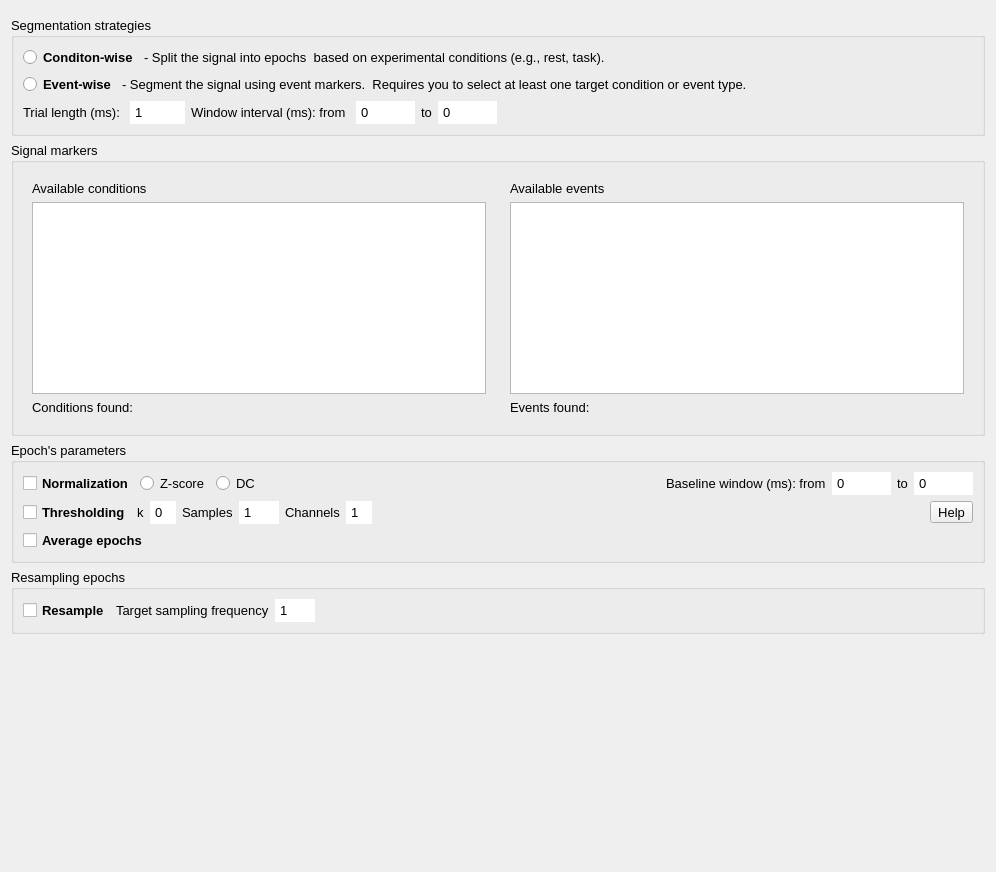
<?xml version="1.0" encoding="UTF-8"?>
<ui version="4.0">
 <class>Form</class>
 <widget class="QWidget" name="Form">
  <property name="geometry">
   <rect>
    <x>0</x>
    <y>0</y>
    <width>996</width>
    <height>872</height>
   </rect>
  </property>
  <property name="windowTitle">
   <string>Form</string>
  </property>
  <layout class="QVBoxLayout" name="verticalLayout_2">
   <item>
    <widget class="QFrame" name="topContentWidget">
     <property name="frameShape">
      <enum>QFrame::StyledPanel</enum>
     </property>
     <property name="frameShadow">
      <enum>QFrame::Raised</enum>
     </property>
    </widget>
   </item>
   <item>
    <widget class="QGroupBox" name="segmentation_properties">
     <property name="font">
      <font>
       <pointsize>10</pointsize>
      </font>
     </property>
     <property name="title">
      <string>Segmentation strategies</string>
     </property>
     <layout class="QVBoxLayout" name="verticalLayout">
      <item>
       <layout class="QVBoxLayout" name="verticalLayout_5">
        <item>
         <layout class="QHBoxLayout" name="horizontalLayout_9">
          <item>
           <widget class="QRadioButton" name="conditionRButton">
            <property name="font">
             <font>
              <weight>75</weight>
              <bold>true</bold>
             </font>
            </property>
            <property name="text">
             <string>Conditon-wise</string>
            </property>
           </widget>
          </item>
          <item>
           <widget class="QLabel" name="label_2">
            <property name="text">
             <string>- Split the signal into epochs  based on experimental conditions (e.g., rest, task).</string>
            </property>
           </widget>
          </item>
          <item>
           <spacer name="horizontalSpacer">
            <property name="orientation">
             <enum>Qt::Horizontal</enum>
            </property>
            <property name="sizeHint" stdset="0">
             <size>
              <width>40</width>
              <height>20</height>
             </size>
            </property>
           </spacer>
          </item>
         </layout>
        </item>
        <item>
         <layout class="QHBoxLayout" name="horizontalLayout_6">
          <item>
           <widget class="QRadioButton" name="eventRButton">
            <property name="font">
             <font>
              <weight>75</weight>
              <bold>true</bold>
             </font>
            </property>
            <property name="text">
             <string>Event-wise</string>
            </property>
           </widget>
          </item>
          <item>
           <widget class="QLabel" name="label">
            <property name="text">
             <string>- Segment the signal using event markers.  Requires you to select at least one target condition or event type.</string>
            </property>
           </widget>
          </item>
          <item>
           <spacer name="horizontalSpacer_6">
            <property name="orientation">
             <enum>Qt::Horizontal</enum>
            </property>
            <property name="sizeHint" stdset="0">
             <size>
              <width>40</width>
              <height>20</height>
             </size>
            </property>
           </spacer>
          </item>
         </layout>
        </item>
       </layout>
      </item>
      <item>
       <layout class="QHBoxLayout" name="trials">
        <item>
         <widget class="QLabel" name="trialLabel">
          <property name="toolTip">
           <string>Epochs length in samples</string>
          </property>
          <property name="text">
           <string>Trial length (ms): </string>
          </property>
         </widget>
        </item>
        <item>
         <widget class="QSpinBox" name="trialBox">
          <property name="font">
           <font>
            <kerning>true</kerning>
           </font>
          </property>
          <property name="styleSheet">
           <string notr="true">QSpinBox::up-button, QSpinBox::down-button {
    width: 0;
    height: 0;
    border: none;
}
</string>
          </property>
          <property name="inputMethodHints">
           <set>Qt::ImhDigitsOnly</set>
          </property>
          <property name="frame">
           <bool>false</bool>
          </property>
          <property name="keyboardTracking">
           <bool>true</bool>
          </property>
          <property name="minimum">
           <number>1</number>
          </property>
          <property name="maximum">
           <number>100000</number>
          </property>
          <property name="singleStep">
           <number>100</number>
          </property>
         </widget>
        </item>
        <item>
         <widget class="QLabel" name="winLabel_1">
          <property name="toolTip">
           <string>Temporal window in ms of the epoch. For example, w_epoch_t = [0, 1000] takes the epoch form 0 ms to 1000 ms after each onset (0 ms represents the onset).</string>
          </property>
          <property name="text">
           <string>Window interval (ms): from </string>
          </property>
         </widget>
        </item>
        <item>
         <widget class="QSpinBox" name="winBox_1">
          <property name="font">
           <font>
            <kerning>true</kerning>
           </font>
          </property>
          <property name="styleSheet">
           <string notr="true">QSpinBox::up-button, QSpinBox::down-button {
    width: 0;
    height: 0;
    border: none;
}
</string>
          </property>
          <property name="frame">
           <bool>true</bool>
          </property>
          <property name="minimum">
           <number>-100000</number>
          </property>
          <property name="maximum">
           <number>100000</number>
          </property>
          <property name="singleStep">
           <number>100</number>
          </property>
         </widget>
        </item>
        <item>
         <widget class="QLabel" name="winLabel_2">
          <property name="text">
           <string>to</string>
          </property>
         </widget>
        </item>
        <item>
         <widget class="QSpinBox" name="winBox_2">
          <property name="styleSheet">
           <string notr="true">QSpinBox::up-button, QSpinBox::down-button {
    width: 0;
    height: 0;
    border: none;
}
</string>
          </property>
          <property name="minimum">
           <number>-100000</number>
          </property>
          <property name="maximum">
           <number>100000</number>
          </property>
          <property name="singleStep">
           <number>100</number>
          </property>
         </widget>
        </item>
        <item>
         <spacer name="horizontalSpacer_2">
          <property name="orientation">
           <enum>Qt::Horizontal</enum>
          </property>
          <property name="sizeHint" stdset="0">
           <size>
            <width>40</width>
            <height>20</height>
           </size>
          </property>
         </spacer>
        </item>
       </layout>
      </item>
     </layout>
    </widget>
   </item>
   <item>
    <widget class="QGroupBox" name="signal_markers">
     <property name="font">
      <font>
       <pointsize>10</pointsize>
      </font>
     </property>
     <property name="title">
      <string>Signal markers</string>
     </property>
     <layout class="QHBoxLayout" name="horizontalLayout">
      <item>
       <layout class="QVBoxLayout" name="available_conditions">
        <item>
         <widget class="QWidget" name="conditionWidget" native="true">
          <layout class="QVBoxLayout" name="verticalLayout_3">
           <item>
            <widget class="QLabel" name="availableconditionsLabel">
             <property name="text">
              <string>Available conditions</string>
             </property>
            </widget>
           </item>
           <item>
            <widget class="QListView" name="conditionList"/>
           </item>
           <item>
            <widget class="QLabel" name="conditionLabel">
             <property name="sizePolicy">
              <sizepolicy hsizetype="Preferred" vsizetype="Preferred">
               <horstretch>0</horstretch>
               <verstretch>3</verstretch>
              </sizepolicy>
             </property>
             <property name="text">
              <string>Conditions found: </string>
             </property>
            </widget>
           </item>
          </layout>
         </widget>
        </item>
       </layout>
      </item>
      <item>
       <layout class="QVBoxLayout" name="available_events">
        <item>
         <widget class="QWidget" name="eventWidget" native="true">
          <layout class="QVBoxLayout" name="verticalLayout_4">
           <item>
            <widget class="QLabel" name="availableeventsLabel">
             <property name="text">
              <string>Available events</string>
             </property>
            </widget>
           </item>
           <item>
            <widget class="QListView" name="eventList"/>
           </item>
           <item>
            <widget class="QLabel" name="eventLabel">
             <property name="sizePolicy">
              <sizepolicy hsizetype="Preferred" vsizetype="Preferred">
               <horstretch>0</horstretch>
               <verstretch>3</verstretch>
              </sizepolicy>
             </property>
             <property name="text">
              <string>Events found: </string>
             </property>
            </widget>
           </item>
          </layout>
         </widget>
        </item>
       </layout>
      </item>
     </layout>
    </widget>
   </item>
   <item>
    <widget class="QGroupBox" name="groupBox_2">
     <property name="font">
      <font>
       <pointsize>10</pointsize>
      </font>
     </property>
     <property name="title">
      <string>Epoch's parameters</string>
     </property>
     <layout class="QVBoxLayout" name="verticalLayout_8">
      <item>
       <layout class="QHBoxLayout" name="horizontalLayout_5">
        <item>
         <widget class="QCheckBox" name="normCBox">
          <property name="font">
           <font>
            <weight>75</weight>
            <bold>true</bold>
           </font>
          </property>
          <property name="text">
           <string>Normalization</string>
          </property>
         </widget>
        </item>
        <item>
         <widget class="QRadioButton" name="zscoreRButton">
          <property name="text">
           <string>Z-score</string>
          </property>
         </widget>
        </item>
        <item>
         <widget class="QRadioButton" name="dcRButton">
          <property name="text">
           <string>DC</string>
          </property>
         </widget>
        </item>
        <item>
         <spacer name="horizontalSpacer_5">
          <property name="orientation">
           <enum>Qt::Horizontal</enum>
          </property>
          <property name="sizeHint" stdset="0">
           <size>
            <width>40</width>
            <height>20</height>
           </size>
          </property>
         </spacer>
        </item>
        <item>
         <widget class="QLabel" name="baselineLabel_1">
          <property name="toolTip">
           <string>Temporal window in ms of the baseline. For example, w_baseline_t = [-500, 100] takes the baseline from -500 ms before each onset to 100 ms after each onset (0 ms represents the onset). This chunk of signal is used to normalize the epoch, if applicable.</string>
          </property>
          <property name="text">
           <string>Baseline window (ms): from</string>
          </property>
         </widget>
        </item>
        <item>
         <widget class="QSpinBox" name="baselineCBox_1">
          <property name="styleSheet">
           <string notr="true">QSpinBox::up-button, QSpinBox::down-button {
    width: 0;
    height: 0;
    border: none;
}
</string>
          </property>
          <property name="minimum">
           <number>-100000</number>
          </property>
          <property name="maximum">
           <number>10000</number>
          </property>
         </widget>
        </item>
        <item>
         <widget class="QLabel" name="baselineLabel_2">
          <property name="text">
           <string>to</string>
          </property>
         </widget>
        </item>
        <item>
         <widget class="QSpinBox" name="baselineCBox_2">
          <property name="styleSheet">
           <string notr="true">QSpinBox::up-button, QSpinBox::down-button {
    width: 0;
    height: 0;
    border: none;
}
</string>
          </property>
          <property name="minimum">
           <number>-100000</number>
          </property>
          <property name="maximum">
           <number>1000000</number>
          </property>
          <property name="value">
           <number>0</number>
          </property>
         </widget>
        </item>
       </layout>
      </item>
      <item>
       <layout class="QHBoxLayout" name="horizontalLayout_4">
        <item>
         <widget class="QCheckBox" name="thresCBox">
          <property name="font">
           <font>
            <weight>75</weight>
            <bold>true</bold>
           </font>
          </property>
          <property name="text">
           <string>Thresholding</string>
          </property>
         </widget>
        </item>
        <item>
         <widget class="QLabel" name="threskLabel">
          <property name="toolTip">
           <string>Standard deviation multiplier to calculate threshold</string>
          </property>
          <property name="text">
           <string>k</string>
          </property>
         </widget>
        </item>
        <item>
         <widget class="QSpinBox" name="threskBox">
          <property name="styleSheet">
           <string notr="true">QSpinBox::up-button, QSpinBox::down-button {
    width: 0;
    height: 0;
    border: none;
}
</string>
          </property>
         </widget>
        </item>
        <item>
         <widget class="QLabel" name="thressampLabel">
          <property name="toolTip">
           <string>Minimum number of samples that have to be over the threshold in each epoch to be discarded</string>
          </property>
          <property name="text">
           <string>Samples</string>
          </property>
         </widget>
        </item>
        <item>
         <widget class="QSpinBox" name="thressampBox">
          <property name="styleSheet">
           <string notr="true">QSpinBox::up-button, QSpinBox::down-button {
    width: 0;
    height: 0;
    border: none;
}
</string>
          </property>
          <property name="minimum">
           <number>1</number>
          </property>
          <property name="maximum">
           <number>9999</number>
          </property>
         </widget>
        </item>
        <item>
         <widget class="QLabel" name="threschanLabel">
          <property name="text">
           <string>Channels</string>
          </property>
         </widget>
        </item>
        <item>
         <widget class="QSpinBox" name="threschanBox">
          <property name="toolTip">
           <string>Minimum number of channels that have to have n_samples over the threshold in each epoch to be discarded</string>
          </property>
          <property name="styleSheet">
           <string notr="true">QSpinBox::up-button, QSpinBox::down-button {
    width: 0;
    height: 0;
    border: none;
}
</string>
          </property>
          <property name="minimum">
           <number>1</number>
          </property>
         </widget>
        </item>
        <item>
         <spacer name="horizontalSpacer_3">
          <property name="orientation">
           <enum>Qt::Horizontal</enum>
          </property>
          <property name="sizeHint" stdset="0">
           <size>
            <width>40</width>
            <height>20</height>
           </size>
          </property>
         </spacer>
        </item>
        <item>
         <widget class="QToolButton" name="threshelButton">
          <property name="text">
           <string>Help</string>
          </property>
         </widget>
        </item>
       </layout>
      </item>
      <item>
       <layout class="QHBoxLayout" name="horizontalLayout_2">
        <item>
         <widget class="QCheckBox" name="averageCBox">
          <property name="font">
           <font>
            <weight>75</weight>
            <bold>true</bold>
           </font>
          </property>
          <property name="text">
           <string>Average epochs</string>
          </property>
         </widget>
        </item>
       </layout>
      </item>
     </layout>
    </widget>
   </item>
   <item>
    <widget class="QGroupBox" name="groupBox">
     <property name="font">
      <font>
       <pointsize>10</pointsize>
      </font>
     </property>
     <property name="title">
      <string>Resampling epochs</string>
     </property>
     <layout class="QHBoxLayout" name="horizontalLayout_3">
      <item>
       <widget class="QCheckBox" name="resampleCBox">
        <property name="font">
         <font>
          <weight>75</weight>
          <bold>true</bold>
         </font>
        </property>
        <property name="text">
         <string>Resample</string>
        </property>
       </widget>
      </item>
      <item>
       <widget class="QLabel" name="newfsLabel">
        <property name="text">
         <string>Target sampling frequency</string>
        </property>
       </widget>
      </item>
      <item>
       <widget class="QSpinBox" name="resamplefsBox">
        <property name="styleSheet">
         <string notr="true">QSpinBox::up-button, QSpinBox::down-button {
    width: 0;
    height: 0;
    border: none;
}
</string>
        </property>
        <property name="minimum">
         <number>1</number>
        </property>
        <property name="maximum">
         <number>9999</number>
        </property>
       </widget>
      </item>
      <item>
       <spacer name="horizontalSpacer_4">
        <property name="orientation">
         <enum>Qt::Horizontal</enum>
        </property>
        <property name="sizeHint" stdset="0">
         <size>
          <width>40</width>
          <height>20</height>
         </size>
        </property>
       </spacer>
      </item>
     </layout>
    </widget>
   </item>
   <item>
    <spacer name="verticalSpacer">
     <property name="orientation">
      <enum>Qt::Vertical</enum>
     </property>
     <property name="sizeHint" stdset="0">
      <size>
       <width>20</width>
       <height>40</height>
      </size>
     </property>
    </spacer>
   </item>
  </layout>
 </widget>
 <resources/>
 <connections/>
</ui>
